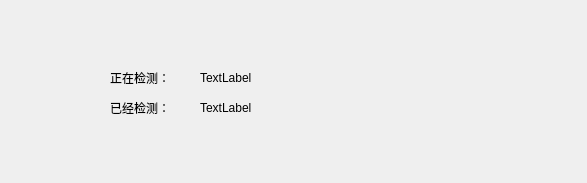
<?xml version="1.0" encoding="UTF-8"?>
<ui version="4.0">
 <class>Form</class>
 <widget class="QWidget" name="Form">
  <property name="geometry">
   <rect>
    <x>0</x>
    <y>0</y>
    <width>587</width>
    <height>183</height>
   </rect>
  </property>
  <property name="windowTitle">
   <string>执行中</string>
  </property>
  <widget class="QLabel" name="label">
   <property name="geometry">
    <rect>
     <x>110</x>
     <y>70</y>
     <width>72</width>
     <height>15</height>
    </rect>
   </property>
   <property name="text">
    <string>正在检测：</string>
   </property>
  </widget>
  <widget class="QLabel" name="runningpic_label">
   <property name="geometry">
    <rect>
     <x>200</x>
     <y>70</y>
     <width>281</width>
     <height>16</height>
    </rect>
   </property>
   <property name="text">
    <string>TextLabel</string>
   </property>
  </widget>
  <widget class="QLabel" name="label_3">
   <property name="geometry">
    <rect>
     <x>110</x>
     <y>100</y>
     <width>72</width>
     <height>15</height>
    </rect>
   </property>
   <property name="text">
    <string>已经检测：</string>
   </property>
  </widget>
  <widget class="QLabel" name="num_label">
   <property name="geometry">
    <rect>
     <x>200</x>
     <y>100</y>
     <width>71</width>
     <height>16</height>
    </rect>
   </property>
   <property name="text">
    <string>TextLabel</string>
   </property>
  </widget>
 </widget>
 <resources/>
 <connections/>
</ui>
